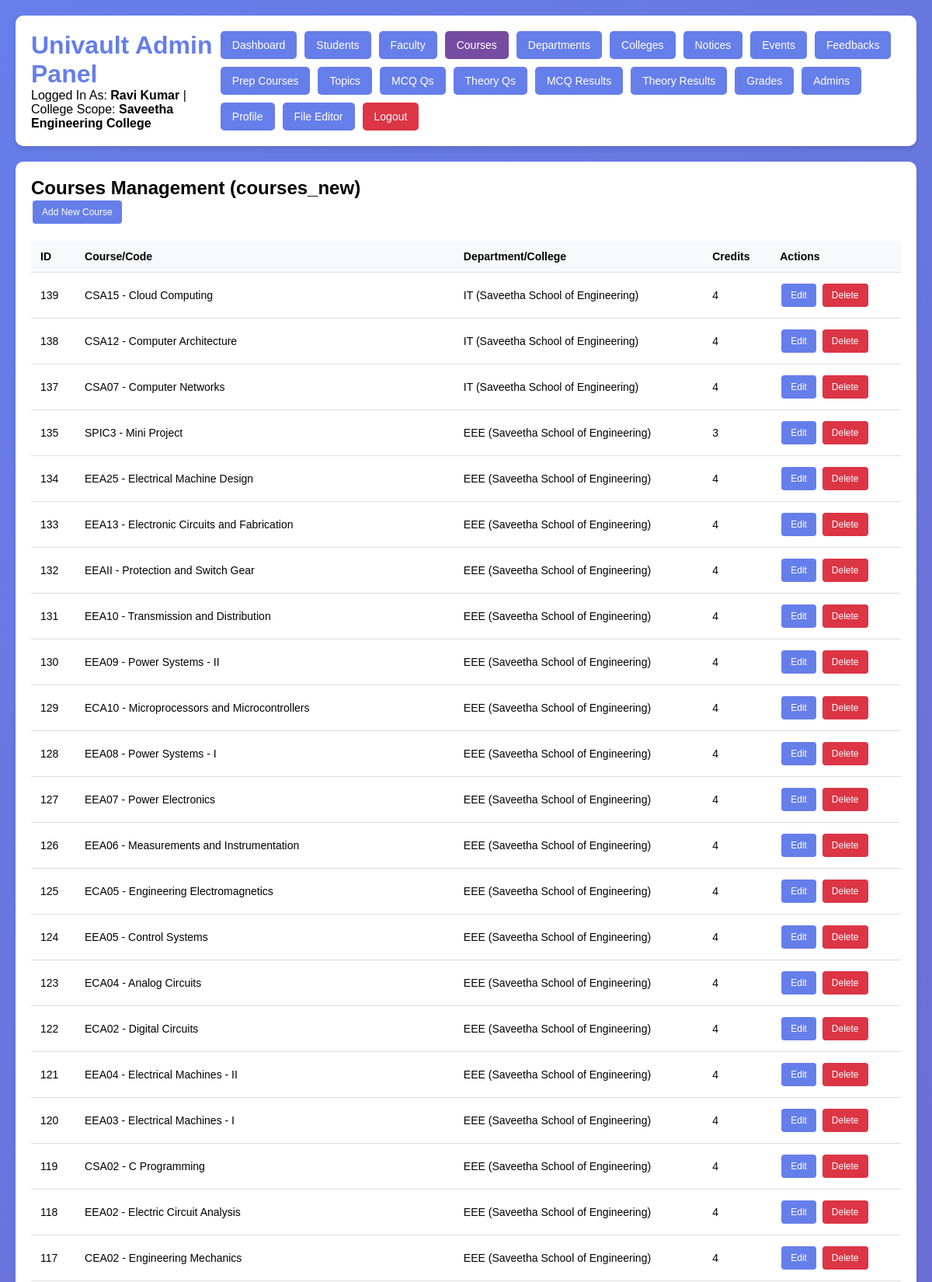
The app's page /getdetails.php?page=courses (signed in, upper part) with its own data.
### tables this page shows
CREATE TABLE `courses_new` (
  `id` int(11) NOT NULL AUTO_INCREMENT,
  `department_id` int(11) NOT NULL,
  `name` varchar(255) NOT NULL,
  `credits` int(11) NOT NULL,
  PRIMARY KEY (`id`)
);

CREATE TABLE `departments_new` (
  `id` int(11) NOT NULL AUTO_INCREMENT,
  `college_id` int(11) NOT NULL,
  `name` varchar(255) NOT NULL,
  PRIMARY KEY (`id`)
);

CREATE TABLE `colleges` (
  `id` int(11) NOT NULL AUTO_INCREMENT,
  `name` varchar(255) NOT NULL,
  PRIMARY KEY (`id`)
);

### getdetails.php (the view, shortened to what this page needs)
<?php
$host = "localhost";
$user = "root";
$pass = "";
$db = "univault_db2";
$pdo = null;
try {
    $pdo = new PDO("mysql:host=$host;dbname=$db;charset=utf8", $user, $pass);
    $pdo->setAttribute(PDO::ATTR_ERRMODE, PDO::ERRMODE_EXCEPTION);
} catch(PDOException $e) {
    die("<h1>Database Connection Failed</h1><p>Error: " . $e->getMessage() . "</p><p>Please verify your credentials and database status.</p>");
}
$message = '';
$message_type = '';
function isLoggedIn() {
    return isset($_SESSION['admin_logged_in']) && $_SESSION['admin_logged_in'] === true;
}
$page = $_GET['page'] ?? 'dashboard';
?>
<!DOCTYPE html>
<html lang="en">
<head>
</head>
<body>
<?php if (!isLoggedIn()): ?>
    <div class="login-form">
        <h2 style="text-align: center; margin-bottom: 30px; color: #667eea;">Univault Admin Login</h2>
        <div class="message error">
            <p><strong>Database Login Required:</strong> Use credentials from the `admins` table (e.g., ID: `admin001`, Password: `admin`)</p>
        </div>
        <?php if ($message): ?>
            <div class="message <?php echo $message_type; ?>">
                <?php echo htmlspecialchars($message); ?>
            </div>
        <?php endif; ?>
        <form method="POST">
            <div class="form-group">
                <label for="admin_id">Admin ID:</label>
                <input type="text" id="admin_id" name="admin_id" required>
            </div>
            <div class="form-group">
                <label for="password">Password:</label>
                <input type="password" id="password" name="password" required>
            </div>
            <button type="submit" name="login" class="btn" style="width: 100%; padding: 12px;">Login</button>
        </form>
    </div>
<?php else: ?>
    <div class="container">
        <div class="header">
            <div>
                <h1 style="color: #667eea;">Univault Admin Panel</h1>
                <p>Logged In As: <strong><?php echo htmlspecialchars($_SESSION['admin_name']); ?></strong> |
                    College Scope: <strong><?php echo htmlspecialchars($_SESSION['admin_college']); ?></strong></p>
            </div>
            <div class="nav">
                <a href="?page=dashboard" class="<?php echo $page === 'dashboard' ? 'active' : ''; ?>">Dashboard</a>
                <a href="?page=students" class="<?php echo $page === 'students' ? 'active' : ''; ?>">Students</a>
                <a href="?page=faculty" class="<?php echo $page === 'faculty' ? 'active' : ''; ?>">Faculty</a>
                <a href="?page=courses" class="<?php echo $page === 'courses' ? 'active' : ''; ?>">Courses</a>
                <a href="?page=departments" class="<?php echo $page === 'departments' ? 'active' : ''; ?>">Departments</a>
                <a href="?page=colleges" class="<?php echo $page === 'colleges' ? 'active' : ''; ?>">Colleges</a>
                <a href="?page=notices" class="<?php echo $page === 'notices' ? 'active' : ''; ?>">Notices</a>
                <a href="?page=events" class="<?php echo $page === 'events' ? 'active' : ''; ?>">Events</a>
                <a href="?page=feedbacks" class="<?php echo $page === 'feedbacks' ? 'active' : ''; ?>">Feedbacks</a>
                <a href="?page=prepcourses" class="<?php echo $page === 'prepcourses' ? 'active' : ''; ?>">Prep Courses</a>
                <a href="?page=topics" class="<?php echo $page === 'topics' ? 'active' : ''; ?>">Topics</a>
                <a href="?page=mcq_questions" class="<?php echo $page === 'mcq_questions' ? 'active' : ''; ?>">MCQ Qs</a>
                <a href="?page=theory_questions" class="<?php echo $page === 'theory_questions' ? 'active' : ''; ?>">Theory Qs</a>
                <a href="?page=mcq_results" class="<?php echo $page === 'mcq_results' ? 'active' : ''; ?>">MCQ Results</a>
                <a href="?page=theory_results" class="<?php echo $page === 'theory_results' ? 'active' : ''; ?>">Theory Results</a>
                <a href="?page=grades" class="<?php echo $page === 'grades' ? 'active' : ''; ?>">Grades</a>
                <a href="?page=admins" class="<?php echo $page === 'admins' ? 'active' : ''; ?>">Admins</a>
                <a href="?page=profile" class="<?php echo $page === 'profile' ? 'active' : ''; ?>">Profile</a>
                <a href="?page=file_editor" class="<?php echo $page === 'file_editor' ? 'active' : ''; ?>">File Editor</a>
                <a href="?logout=true" style="background: #dc3545;">Logout</a>
            </div>
        </div>
        <div class="content">
            <?php
            switch ($page) {
                case 'courses':
                    include_courses($pdo);
                    break;
            }
            ?>
        </div>
    </div>
<?php endif; ?>
</body>
</html>
    <?php
function include_courses($pdo) {
    $table_name = 'courses_new';
    $display_fields = [
        'id' => 'ID',
        'course_name_display' => 'Course/Code',
        'department_name' => 'Department/College',
        'credits' => 'Credits'
    ];
    $query = "
        SELECT
            c.*,
            d.name as department_name,
            col.name as college_name
        FROM courses_new c
        LEFT JOIN departments_new d ON c.department_id = d.id
        LEFT JOIN colleges col ON d.college_id = col.id
        ORDER BY c.id DESC
    ";
    $stmt = $pdo->query($query);
    $records = $stmt->fetchAll(PDO::FETCH_ASSOC);
    ?>
    <h2>Courses Management (<?php echo $table_name; ?>)</h2>
    <button onclick="openModal('addCourseModal')" class="btn">Add New Course</button>
    <div class="table-container">
        <table>
            <thead>
                <tr>
                    <?php foreach ($display_fields as $key => $label): ?>
                        <th><?php echo $label; ?></th>
                    <?php endforeach; ?>
                    <th>Actions</th>
                </tr>
            </thead>
            <tbody>
                <?php foreach ($records as $row): ?>
                <tr data-record='<?php echo json_encode($row); ?>'>
                    <td><?php echo $row['id']; ?></td>
                    <td><?php echo htmlspecialchars($row['name']); ?></td>
                    <td><?php echo htmlspecialchars($row['department_name'] . ' (' . ($row['college_name'] ?? 'N/A') . ')'); ?></td>
                    <td><?php echo htmlspecialchars($row['credits']); ?></td>
                    <td class="action-buttons">
                        <button onclick="populateEditForm(<?php echo htmlspecialchars(json_encode($row)); ?>, 'editCourseForm')" class="btn">Edit</button>
                        <form method="POST" style="display: inline;" onsubmit="return confirmDelete(this);">
                            <button type="submit" class="btn btn-danger">Delete</button>
                        </form>
                    </td>
                </tr>
                <?php endforeach; ?>
            </tbody>
        </table>
    </div>
    <?php
}
    ?>

### getdetails.php (style rules this page uses)
* { margin: 0; padding: 0; box-sizing: border-box; }
body { font-family: Arial, sans-serif; background: linear-gradient(135deg, #667eea 0%, #764ba2 100%); min-height: 100vh; }
.container { max-width: 1400px; margin: 0 auto; padding: 20px; }
.header { background: white; padding: 20px; border-radius: 10px; margin-bottom: 20px; box-shadow: 0 4px 6px rgba(0,0,0,0.1); display: flex; justify-content: space-between; align-items: center; }
.nav { display: flex; gap: 10px; flex-wrap: wrap; }
.nav a { padding: 10px 15px; background: #667eea; color: white; text-decoration: none; border-radius: 5px; font-size: 14px; }
.nav a:hover, .nav a.active { background: #764ba2; }
.content { background: white; padding: 20px; border-radius: 10px; box-shadow: 0 4px 6px rgba(0,0,0,0.1); }
table { width: 100%; border-collapse: collapse; margin-top: 20px; }
th, td { padding: 12px; text-align: left; border-bottom: 1px solid #ddd; font-size: 14px; word-break: break-word; }
th { background-color: #f8f9fa; font-weight: 600; }
.btn { padding: 8px 12px; background: #667eea; color: white; text-decoration: none; border-radius: 4px; border: none; cursor: pointer; font-size: 12px; margin: 2px; display: inline-block; }
.btn.btn-danger { background: #dc3545; }
.table-container { overflow-x: auto; }
.action-buttons { white-space: nowrap; }

### records on screen
courses_new: id "139", name "CSA15 - Cloud Computing", departments_new.name "IT (Saveetha School of Engineering)", credits "4"
courses_new: id "138", name "CSA12 - Computer Architecture", departments_new.name "IT (Saveetha School of Engineering)", credits "4"
courses_new: id "137", name "CSA07 - Computer Networks", departments_new.name "IT (Saveetha School of Engineering)", credits "4"
courses_new: id "135", name "SPIC3 - Mini Project", departments_new.name "EEE (Saveetha School of Engineering)", credits "3"
courses_new: id "134", name "EEA25 - Electrical Machine Design", departments_new.name "EEE (Saveetha School of Engineering)", credits "4"
courses_new: id "133", name "EEA13 - Electronic Circuits and Fabrication", departments_new.name "EEE (Saveetha School of Engineering)", credits "4"
courses_new: id "132", name "EEAII - Protection and Switch Gear", departments_new.name "EEE (Saveetha School of Engineering)", credits "4"
courses_new: id "131", name "EEA10 - Transmission and Distribution", departments_new.name "EEE (Saveetha School of Engineering)", credits "4"
courses_new: id "130", name "EEA09 - Power Systems - II", departments_new.name "EEE (Saveetha School of Engineering)", credits "4"
courses_new: id "129", name "ECA10 - Microprocessors and Microcontrollers", departments_new.name "EEE (Saveetha School of Engineering)", credits "4"
courses_new: id "128", name "EEA08 - Power Systems - I", departments_new.name "EEE (Saveetha School of Engineering)", credits "4"
courses_new: id "127", name "EEA07 - Power Electronics", departments_new.name "EEE (Saveetha School of Engineering)", credits "4"
courses_new: id "126", name "EEA06 - Measurements and Instrumentation", departments_new.name "EEE (Saveetha School of Engineering)", credits "4"
courses_new: id "125", name "ECA05 - Engineering Electromagnetics", departments_new.name "EEE (Saveetha School of Engineering)", credits "4"
courses_new: id "124", name "EEA05 - Control Systems", departments_new.name "EEE (Saveetha School of Engineering)", credits "4"
courses_new: id "123", name "ECA04 - Analog Circuits", departments_new.name "EEE (Saveetha School of Engineering)", credits "4"
courses_new: id "122", name "ECA02 - Digital Circuits", departments_new.name "EEE (Saveetha School of Engineering)", credits "4"
courses_new: id "121", name "EEA04 - Electrical Machines - II", departments_new.name "EEE (Saveetha School of Engineering)", credits "4"
courses_new: id "120", name "EEA03 - Electrical Machines - I", departments_new.name "EEE (Saveetha School of Engineering)", credits "4"
courses_new: id "119", name "CSA02 - C Programming", departments_new.name "EEE (Saveetha School of Engineering)", credits "4"
courses_new: id "118", name "EEA02 - Electric Circuit Analysis", departments_new.name "EEE (Saveetha School of Engineering)", credits "4"
courses_new: id "117", name "CEA02 - Engineering Mechanics", departments_new.name "EEE (Saveetha School of Engineering)", credits "4"

### other values on screen
$_SESSION['admin_name'] "Ravi Kumar"
$_SESSION['admin_college'] "Saveetha Engineering College"
$table_name "courses_new"
$label "ID"
$label "Course/Code"
$label "Department/College"
$label "Credits"
